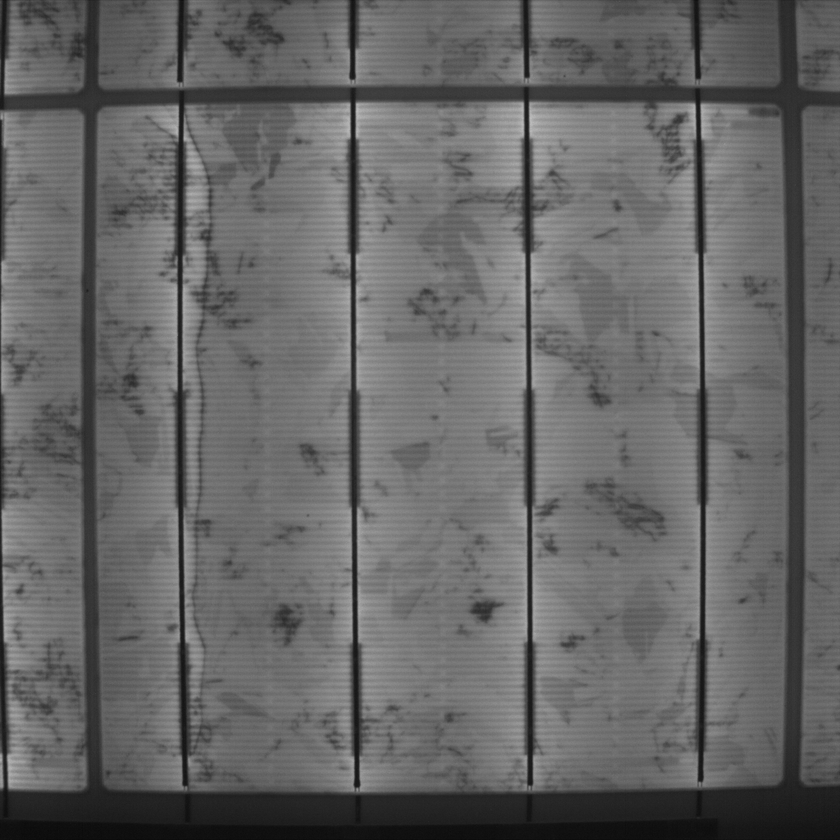
#> input picture filters/originalImages/0000331736.tif, 840 x 840 px, shrunk from 1024 x 1024 before the run, found by its file name
$ python frangi2DselfMask.py   (Python 2 division)   (older library calls are emulated)
#> lines starting #> are read from the running program, lines starting #| are printed output that depends on the picture; after the words box and inside, x2 and y2 are one past the last pixel; in counts of white or black regions, pixels touching at a corner belong together
### filters/fftFunction.py
'''
Created on 07.02.2018

@author: oezkan
'''

import numpy as np
import cv2

def fft(img,mask):


    #convert the image to float32
    img = np.float32(img)
    #convert the mask to float32
    mask = np.float32(mask)
    mask = cv2.normalize(mask,0,1,cv2.NORM_MINMAX)

    # apply fft
    dft = cv2.dft(img,flags = cv2.DFT_COMPLEX_OUTPUT)#1204,1024,2L
    dft_shift = np.fft.fftshift(dft) # 1024,1024,2L

    fshift_real = dft_shift[:,:,0]*mask #1024,1024
    fshift_imaginary = dft_shift[:,:,1]*mask

    fshift=np.zeros((len(mask),len(mask),2))
    fshift[:,:,0] = fshift_imaginary
    fshift[:,:,1] = fshift_real

    #apply inverse fft
    img_back = cv2.idft(fshift)
    img_back = cv2.magnitude(img_back[:,:,0],img_back[:,:,1])

    #!!!!!! may be I wont need to convert 8 bit integer here
    normalizedImg = cv2.normalize(img_back, 0, 255, cv2.NORM_MINMAX)
    normalizedImg *=255
    normalizedImg = np.uint8(normalizedImg)

    return normalizedImg

### segmentation/ROI_function.py
'''
Created on 01.02.2018

@author: oezkan
'''

import cv2
import numpy as np
from random import randint

def createROI(img):

    threshold_value = np.min(img)
    _,ROI = cv2.threshold(img,(threshold_value+30),255,cv2.THRESH_BINARY) #more or less same but
    #_,ROI = cv2.threshold(img,(threshold_value*2),255,cv2.THRESH_BINARY)
    kernel_ROI = np.ones((3,3),np.uint8)
    ROI = cv2.erode(ROI,kernel_ROI,iterations = 1)


    kernel_x = np.ones((1,8),np.uint8)
    img_morph2 = cv2.morphologyEx(ROI, cv2.MORPH_OPEN, kernel_x)


    kernel_y = np.ones((8,1),np.uint8)
    img_morph1 = cv2.morphologyEx(ROI, cv2.MORPH_OPEN, kernel_y)

    img_morph = img_morph2 * img_morph1
    return img_morph


    """
    threshold_value = np.min(img)
    _,img_thr = cv2.threshold(img,threshold_value+30,255,cv2.THRESH_BINARY)

    blur = cv2.blur(img_thr,(5,5))

    _, blur = cv2.threshold(blur,250,255,cv2.THRESH_BINARY)
    return blur
    """

### segmentation/frangi2DselfMask.py
'''
Created on Jan 23, 2018

@author: HasanCan
'''
from skimage.filters import frangi
from skimage import img_as_ubyte
import cv2
from matplotlib import pyplot as plt
import time
import numpy as np
from sklearn.metrics import classification_report
from ROI_function import createROI as roi
from fftFunction import fft
from AnisotropicDiffusionSourceCode import anisodiff as ad
from cv2.ximgproc import guidedFilter
import pywt

start_time1 = time.time()

img_raw =  cv2.imread('C:/Users/oezkan/eclipse-workspace/thesis/filters/originalImages/0000331736.tif',0)
#> img_raw is the input picture: shape (840, 840); min 9, max 187, mean 102.3
mask_fft = cv2.imread('C:/Users/oezkan/eclipse-workspace/thesis/filters/ModQ_EL_Poly-Bereket3.tif',0)
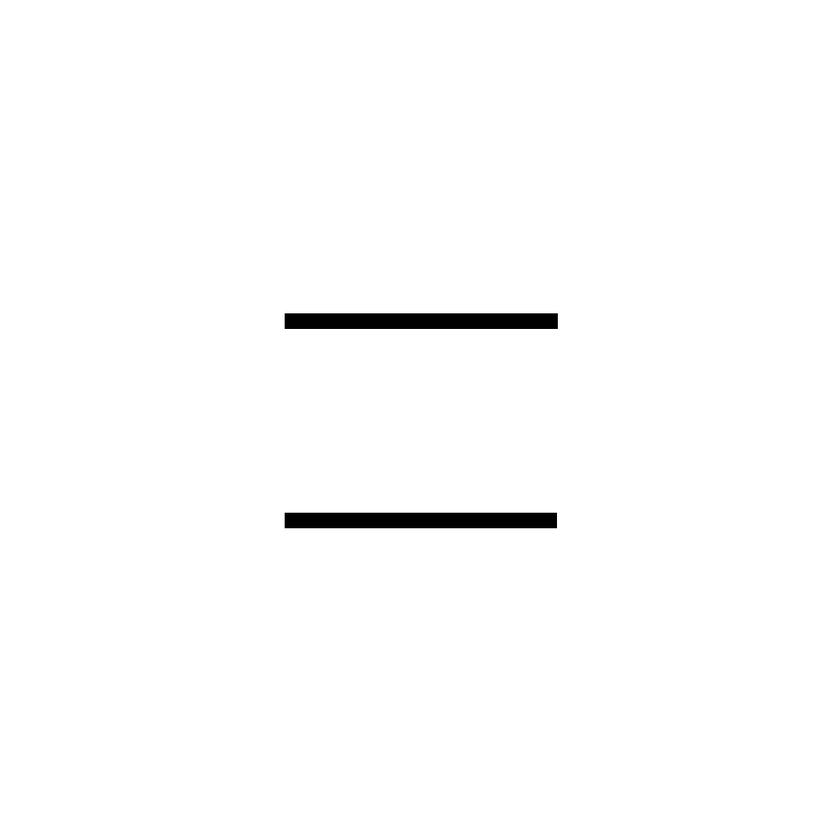
#> input picture filters/ModQ_EL_Poly-Bereket3.tif, 840 x 840 px, shrunk from 1024 x 1024 before the run, found by its file name
#> mask_fft is the input picture: shape (840, 840); min 0, max 255, mean 251.9
labeled_crack = cv2.imread('C:/Users/oezkan/eclipse-workspace/thesis/filters/originalImages/0000331736_CrackLabel.tif')
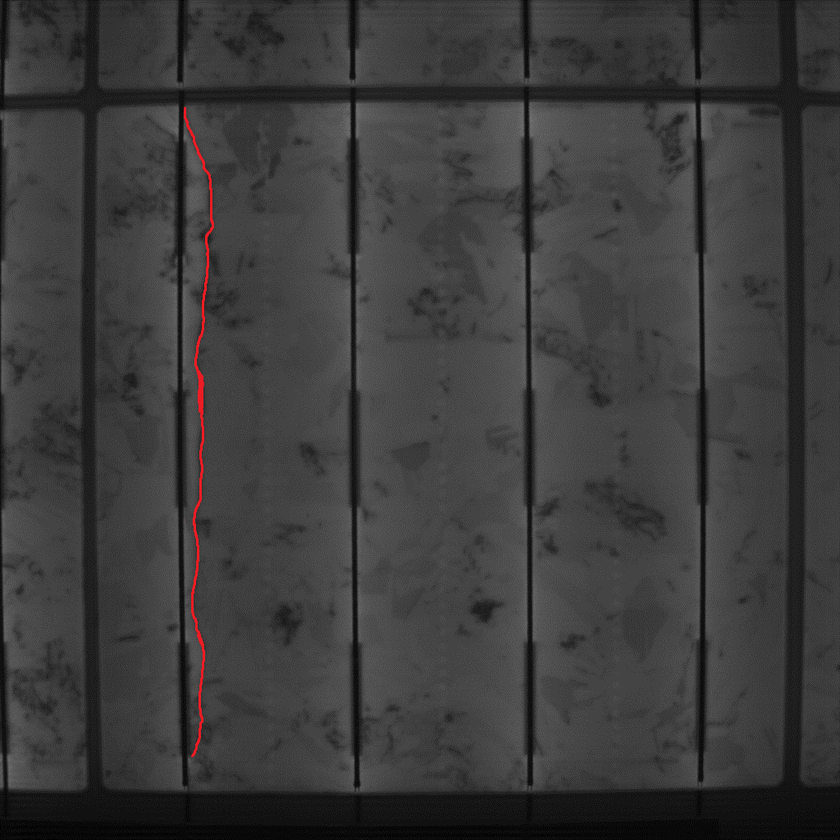
#> input picture filters/originalImages/0000331736_CrackLabel.tif, 840 x 840 px, shrunk from 1024 x 1024 before the run, found by its file name
#> labeled_crack is the input picture: shape (840, 840, 3); mean B, G, R 60, 59.9, 60.5
maskRoi = cv2.imread('C:/Users/oezkan/eclipse-workspace/thesis/filters/originalImages/0000331736_BusLabel.tif',0)
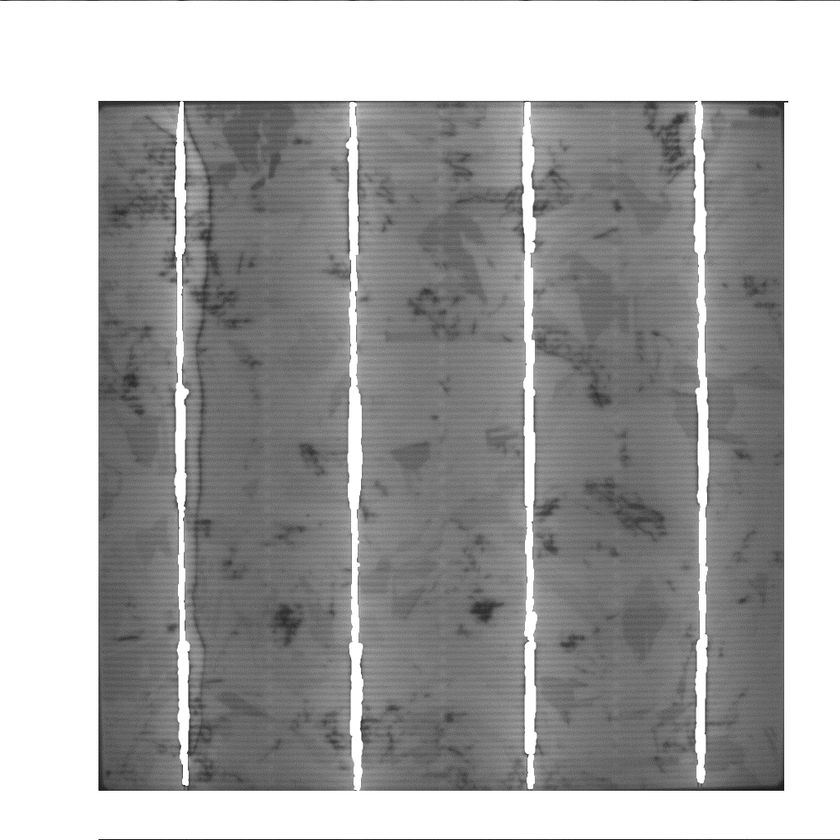
#> input picture filters/originalImages/0000331736_BusLabel.tif, 840 x 840 px, shrunk from 1024 x 1024 before the run, found by its file name
#> maskRoi is the input picture: shape (840, 840); min 2, max 255, mean 165.4

# labeled signal
_, labeled_crack = cv2.threshold(labeled_crack[:,:,2],127,255,cv2.THRESH_BINARY)
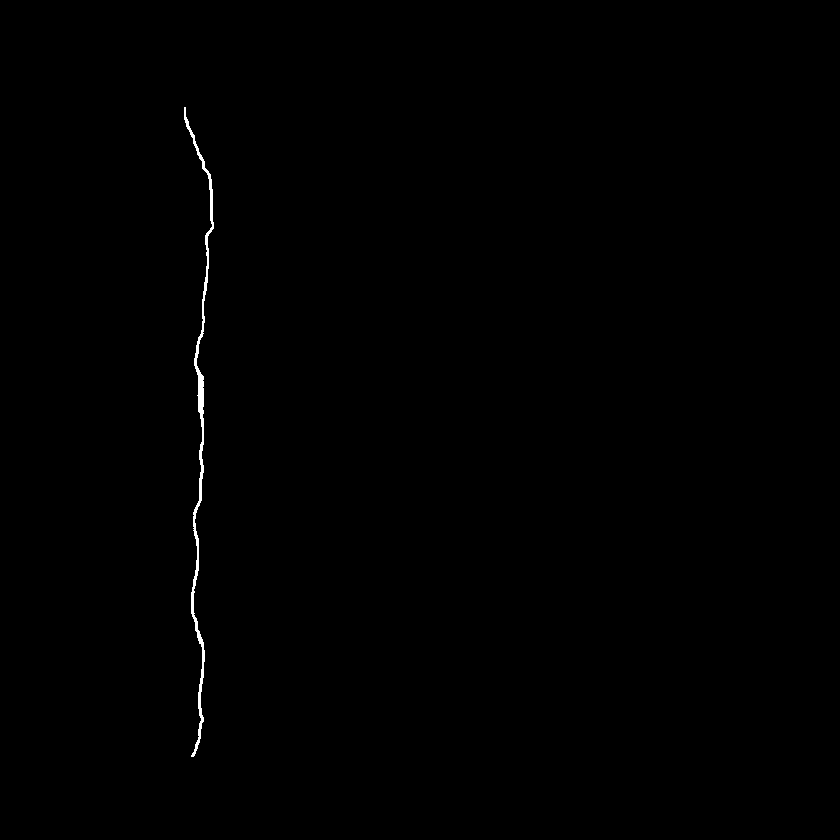
#> labeled_crack: shape (840, 840); 0.29% white; 1 white region, box (x1, y1, x2, y2) and area: (184, 107, 214, 757) 2011
kernel_label = np.ones((2,2),np.uint8)
labeled_crack = cv2.dilate(labeled_crack,kernel_label,iterations =1)
#> labeled_crack: shape (840, 840); 0.39% white; 1 white region, box (x1, y1, x2, y2) and area: (184, 107, 215, 758) 2786

#apply mask for busbars and ROI, for now artificially drawn
# !!! it can not work as I do now !!!! I have to change convolve it with mask

'''be sure that image is either img_raw or white labelede maskRoi
'''
# apply fft for grid fingers
img_fft = fft(img_raw, mask_fft)

# apply histogram equalization
img_Eq = cv2.equalizeHist(img_fft)
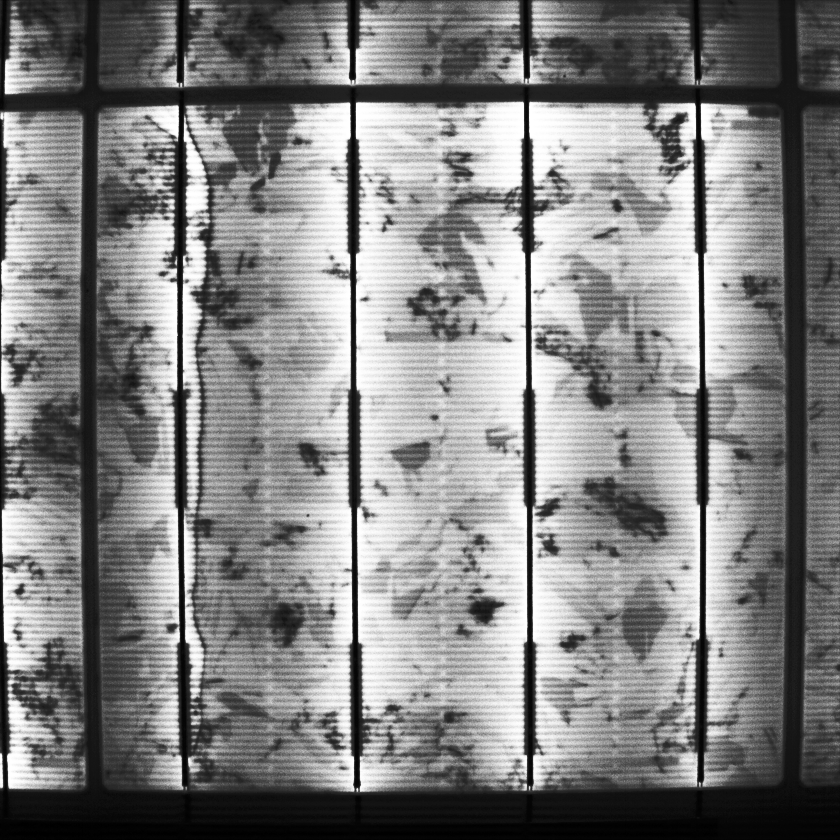
#> img_Eq: shape (840, 840); min 0, max 255, mean 129.7

'''this part is my own roi, which is bad with star cracks
then multiply roi with tghe result of frangi
'''
img_roi=roi(img_Eq)
#> in createROI, `threshold_value = np.min(img)`: threshold_value = 0
#> in createROI, `_,ROI = cv2.threshold(img,(threshold_value+30),255,cv2.THRESH_BINARY)`: ROI: shape (840, 840); 88.5% white; 211 black regions (187 under 20 px), largest, box (x1, y1, x2, y2) and area: (0, 0, 840, 840) 59448, (19, 0, 314, 786) 11543, (346, 88, 361, 788) 3203
#> in createROI, `ROI = cv2.erode(ROI,kernel_ROI,iterations = 1)`: ROI: shape (840, 840); 86% white; 73 black regions (42 under 20 px), largest, box (x1, y1, x2, y2) and area: (0, 0, 840, 840) 84376, (345, 87, 362, 789) 4728, (515, 86, 534, 787) 4669
#> in createROI, `img_morph2 = cv2.morphologyEx(ROI, cv2.MORPH_OPEN, kernel_x)`: img_morph2: shape (840, 840); 85.7% white; 50 black regions (18 under 20 px), largest, box (x1, y1, x2, y2) and area: (0, 0, 840, 840) 85746, (346, 87, 363, 789) 4728, (516, 86, 535, 787) 4670
#> in createROI, `img_morph1 = cv2.morphologyEx(ROI, cv2.MORPH_OPEN, kernel_y)`: img_morph1: shape (840, 840); 85.9% white; 52 black regions (27 under 20 px), largest, box (x1, y1, x2, y2) and area: (0, 0, 840, 840) 96121, (521, 0, 531, 79) 584, (0, 120, 3, 276) 438
#> in createROI, `img_morph = img_morph2 * img_morph1`:
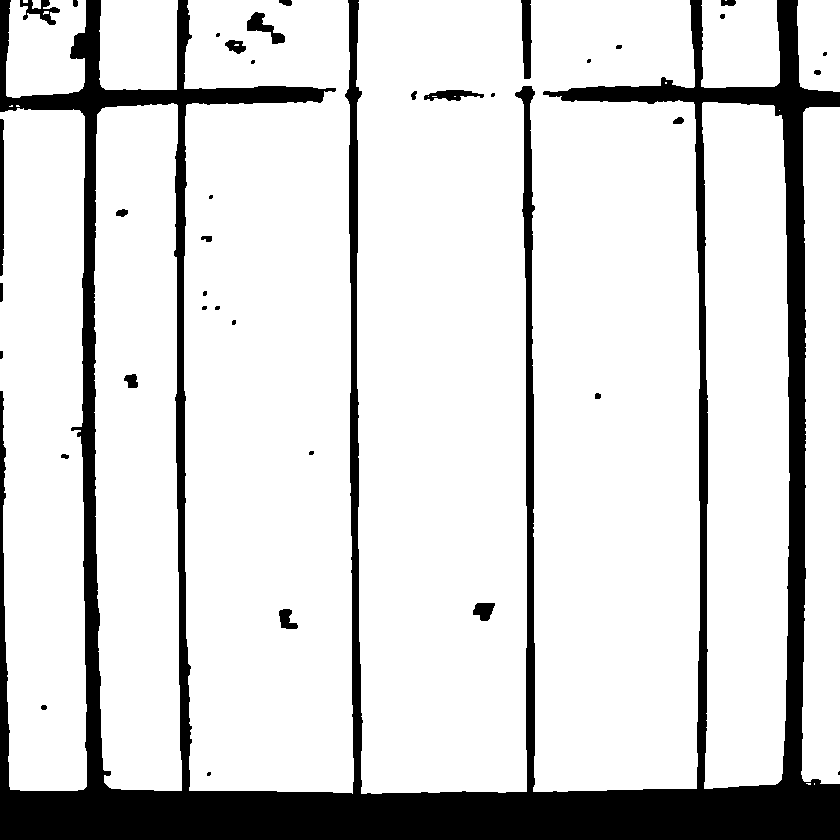
#> img_morph: shape (840, 840); values 0 (black) and 1 (white), 84.8% white; 38 black regions (13 under 20 px), largest, box (x1, y1, x2, y2) and area: (0, 0, 840, 840) 102877, (521, 0, 532, 79) 661, (0, 119, 4, 276) 593

#list of parameters for filters
param_bl = [[5,9,11,13,15],[25,50,75,100,125,150]]
param_gf = [[2,3,4,5,6,7],[0.1,0.2,0.3,0.4]]
param_ad = [[3,5,10,15,20],[(0.5,0.5),(1.,1.),(2.,2.),(5.,5.),(10.,10.)]]

#param_scale = [(0.5,0.6),(1.0,1.1),(1.5,1.6),(2.0,2.1),(2.5,2.6),(3.0,3.6),(3.5,3.6),(4.0,4.1)] #0.5 or even 1 is very low
param_scale = [(1.5,1.6),(2.0,2.1),(2.5,2.6),(3.0,3.6),(3.5,3.6),(4.0,4.1),(4.5,4.6),(5.0,5.1)]


bl_class_result = ""
ad_class_result = ""
gf_class_result = ""
wave_class_result = ""

#apply the filters
for i in range (0,4,1):

    if(i == 0):
        v = [[],[],[],[],[],[],[],[]]
        for i in range(len(param_bl[0])):
            for j in range(len(param_bl[1])):
                print i,'end',j
                #Bilateral
                img_filtered = cv2.bilateralFilter(img_Eq,param_bl[0][i],param_bl[1][j],param_bl[1][j])

                #apply frangi for different scales
                for k in range(len(param_scale)):
#> (the run stopped early here; a loop or call above may not have finished)
